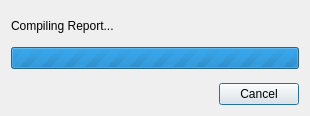
<?xml version="1.0" encoding="UTF-8"?>
<ui version="4.0">
 <class>Dialog</class>
 <widget class="QDialog" name="Dialog">
  <property name="geometry">
   <rect>
    <x>0</x>
    <y>0</y>
    <width>310</width>
    <height>114</height>
   </rect>
  </property>
  <property name="windowTitle">
   <string>Progress</string>
  </property>
  <layout class="QVBoxLayout" name="verticalLayout">
   <item>
    <layout class="QVBoxLayout" name="pb_layout">
     <property name="topMargin">
      <number>8</number>
     </property>
     <property name="bottomMargin">
      <number>8</number>
     </property>
     <item>
      <layout class="QVBoxLayout" name="label_layout">
       <property name="bottomMargin">
        <number>8</number>
       </property>
       <item>
        <widget class="QLabel" name="label">
         <property name="text">
          <string>Compiling Report...</string>
         </property>
        </widget>
       </item>
      </layout>
     </item>
     <item>
      <widget class="QProgressBar" name="pb">
       <property name="maximum">
        <number>0</number>
       </property>
       <property name="value">
        <number>0</number>
       </property>
       <property name="alignment">
        <set>Qt::AlignJustify|Qt::AlignVCenter</set>
       </property>
      </widget>
     </item>
    </layout>
   </item>
   <item>
    <layout class="QHBoxLayout" name="btn_layout">
     <item>
      <spacer name="btn_spacer">
       <property name="orientation">
        <enum>Qt::Horizontal</enum>
       </property>
       <property name="sizeHint" stdset="0">
        <size>
         <width>40</width>
         <height>20</height>
        </size>
       </property>
      </spacer>
     </item>
     <item>
      <widget class="QPushButton" name="cancel_btn">
       <property name="text">
        <string>Cancel</string>
       </property>
      </widget>
     </item>
    </layout>
   </item>
  </layout>
 </widget>
 <resources/>
 <connections/>
</ui>
